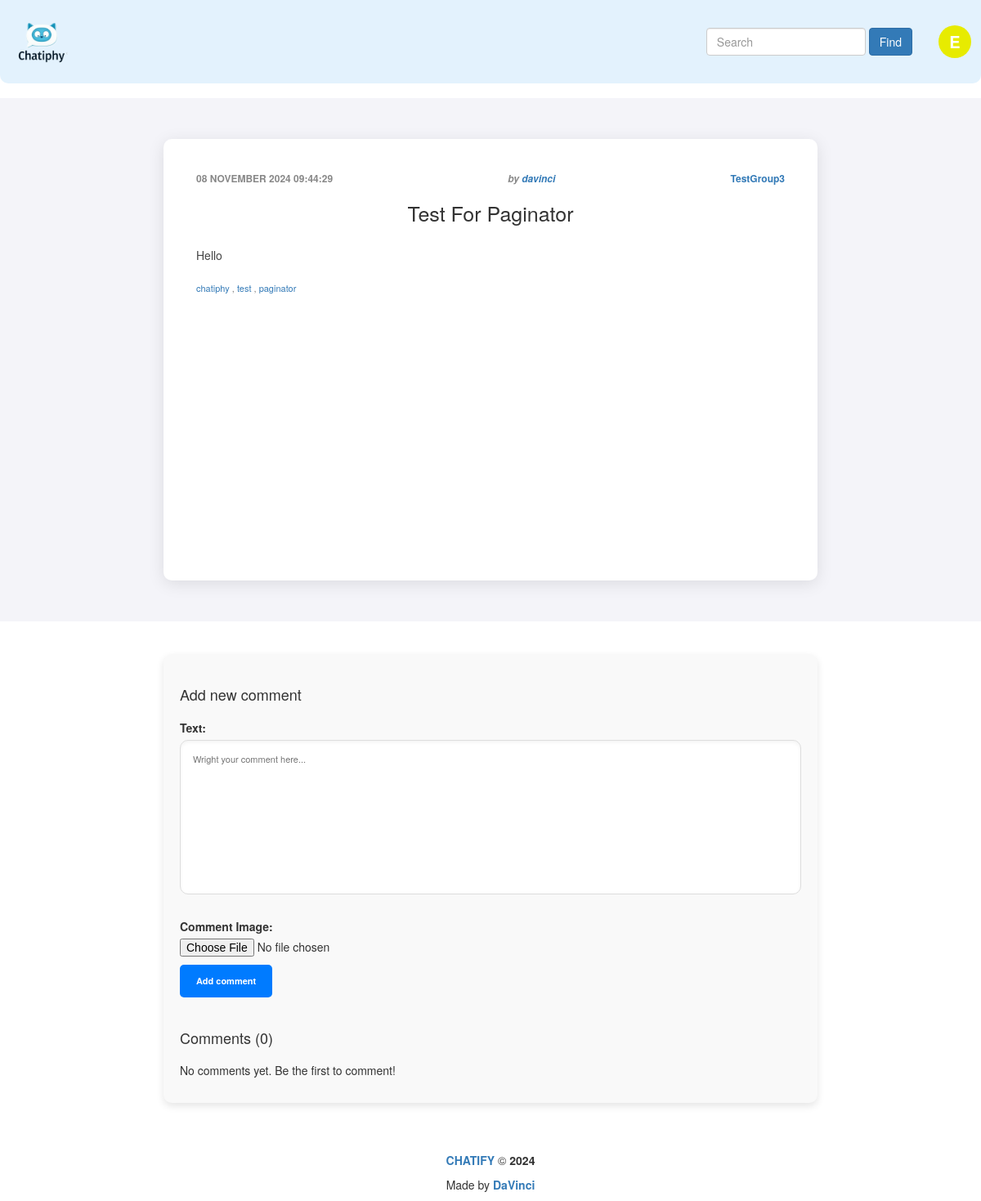
Page /posts/6/test-for-paginator/ (signed in) on the committed database.
### post_maker/models.py (models this page shows, shortened)
class Post(models.Model):
    title = models.CharField(
        max_length=250,
        default=''
    )
    text = models.TextField(
        help_text="Enter the text of post"
    )
    slug = models.SlugField(
        max_length=200,
        blank=True
    )
    created = models.DateTimeField(
        auto_now_add=True
    )
    pub_date = models.DateTimeField(
        auto_now_add=True,
    )
    updated = models.DateTimeField(
        auto_now=True
    )
    author = models.ForeignKey(
        User,
        on_delete=models.CASCADE,
        verbose_name="Author",
        related_name="posts"
    )
    group = models.ForeignKey(
        Group,
        on_delete=models.SET_NULL,
        related_name="posts",
        blank=True,
        null=True,
        verbose_name="Group",
        help_text="Choose the group"
    )
    image = models.ImageField(
        "Post Image",
        upload_to="post_maker/img",
        blank=True
    )
    tag = TaggableManager()
    class Meta:
        ordering = ('-pub_date',)
        indexes = [
            models.Index(fields=['-pub_date'])
        ]
        verbose_name = "Post"
        verbose_name_plural = "Posts"

class Group(models.Model):
    title = models.CharField(max_length=200, default="")
    slug = models.SlugField(max_length=200, unique=True, blank=True)
    description = models.TextField(default="")

### post_maker/views.py (the view)
# urls.py: path("posts/<int:post_id>/<slug:slug>/", views.post_detail, name="post_detail"),
@login_required
def post_detail(request, post_id, slug):
    template = "post_maker/post_detail.html"
    post = get_object_or_404(Post, pk=post_id, slug=slug)
    comments = post.comments.filter(active=True)
    form = CreateCommentForm()
    context = {"post":post,
               "comments":comments,
               "form":form}
    return render(request, template, context)

### post_maker/forms.py
class CreateCommentForm(forms.ModelForm):
    class Meta:
        model = Comment
        fields = ["text", "image"]
        widgets = {
            "text": forms.Textarea(attrs={"name":"comment", "id":"comment","placeholder":"Wright your comment here...", "required":"True"}),
        }

### core/context_processors/year.py (called while the page is built)
def year(request):
    year = datetime.now().year
    return {
        "year":year,
    }

### templates/post_maker/post_detail.html (shortened to what this page needs)
{% extends 'base.html' %}
{% load thumbnail %}
{% block content %}
    <div class="post-container">
        <div class="post-item">
            <div class="post-meta">
                <span class="post-date">{{ post.pub_date|date:"d E Y H:i:s" }}</span>
                <span class="post-author">by <a href="{% url 'post_maker:profile' post.author %}">{{ post.author }}</a></span>
                {% if post.group %}
                    <span class="post-group"><a href="{% url 'post_maker:group_page' post.group.slug %}">{{ post.group.title }}</a></span>
                {% endif %}
            </div>
            {% if post.title %}
                <h2 class="post-title">{{ post.title }}</h2>
            {% endif %}
            <div class="post-content">
                <p>{{ post.text }}</p>
            </div>
            <div class="post-list-meta">
                {% for tag in post.tag.all %}
                    <a class="post-list-tags" href="{% url 'post_maker:index_by_tag' tag.slug %}">{{ tag.name }}</a>
                    {% if not forloop.last %}, {% endif %}
                {% endfor %}
            </div>
        </div>
    </div>
    <div class="comments-section">
        {% include 'post_maker/includes/comment_form.html' %}
        {% include 'post_maker/includes/comments_list.html' %}
    </div>
{% endblock %}

### static/css/post_list_styles.css (style rules this page uses)
.post-list-meta { font-size: 1.1rem; color: #777; margin-bottom: 10px; }
.post-container { display: flex; justify-content: center; padding: 50px 20px; background-color: #f4f4f9; min-height: 80vh; }
.post-item { background-color: white; border-radius: 10px; box-shadow: 0 4px 20px rgba(0, 0, 0, 0.1); padding: 40px; max-width: 800px; width: 100%; transition: box-shadow 0.3s ease; }
.post-meta { display: flex; justify-content: space-between; font-size: 1.2rem; color: #888; margin-bottom: 15px; }
.post-date { font-weight: bold; text-transform: uppercase; }
.post-author { font-style: italic; font-weight: bold; }
.post-group { font-weight: bold; }
.post-title { font-size: 2.5rem; color: #333; margin-bottom: 25px; text-align: center; text-transform: capitalize; }
.post-content p { font-size: 1.4rem; line-height: 1.8; color: #444; text-align: justify; margin-bottom: 20px; }

### static/css/comments_styles.css (style rules this page uses)
.comments-section { max-width: 800px; margin: 40px auto; padding: 20px; background-color: #f9f9f9; border-radius: 10px; box-shadow: 0 4px 10px rgba(0, 0, 0, 0.1); }
#comment-form textarea { width: 100%; max-height: 10%; padding: 15px; font-size: 1.1rem; border: 1px solid #ddd; border-radius: 10px; resize: none; box-shadow: inset 0 2px 4px rgba(0, 0, 0, 0.05); margin-bottom: 15px; }

### rows in the picture
Post: pub_date "08 NOVEMBER 2024 09:44:29", author "davinci", group "TestGroup3", title "Test For Paginator", text "Hello"
Tag: name "chatiphy"
Tag: name "test"
Tag: name "paginator"

### other values in the picture
{{ first_letter|upper }} "E"
{{ comments.count }} "0"
